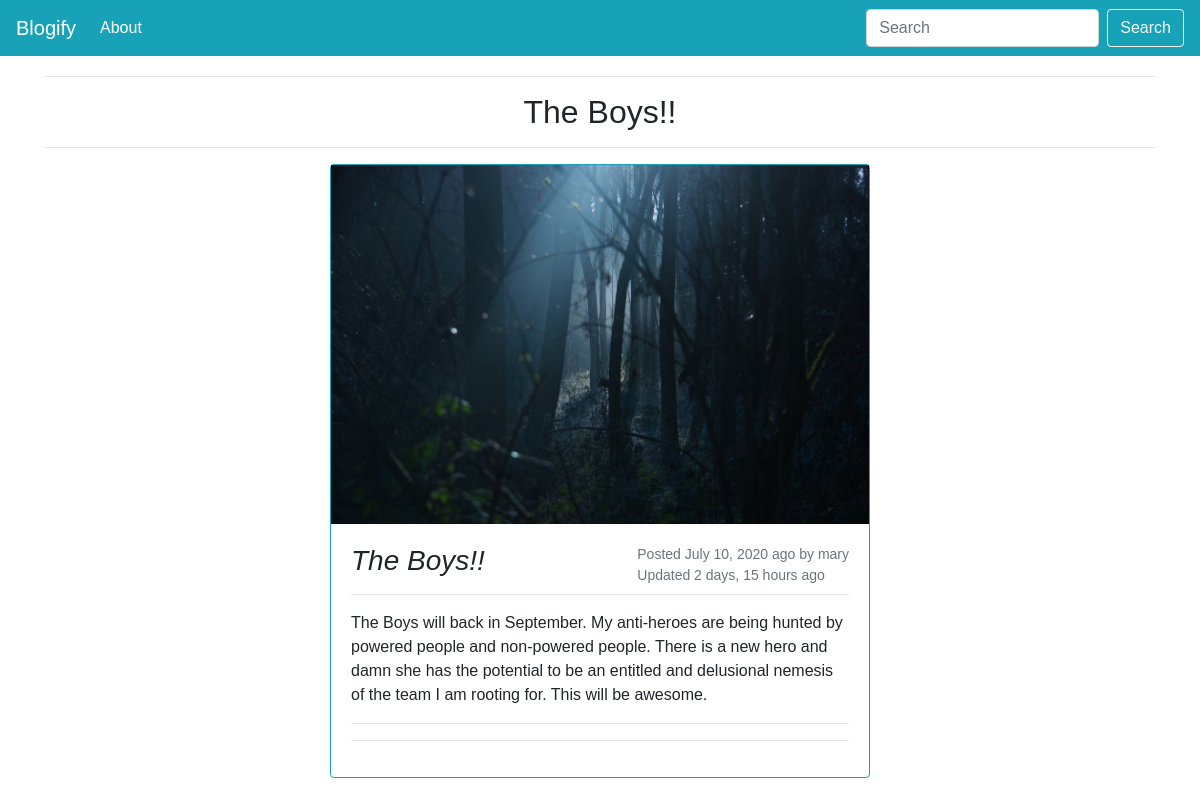
/the-boys/, run on an earlier commit of the app's database.
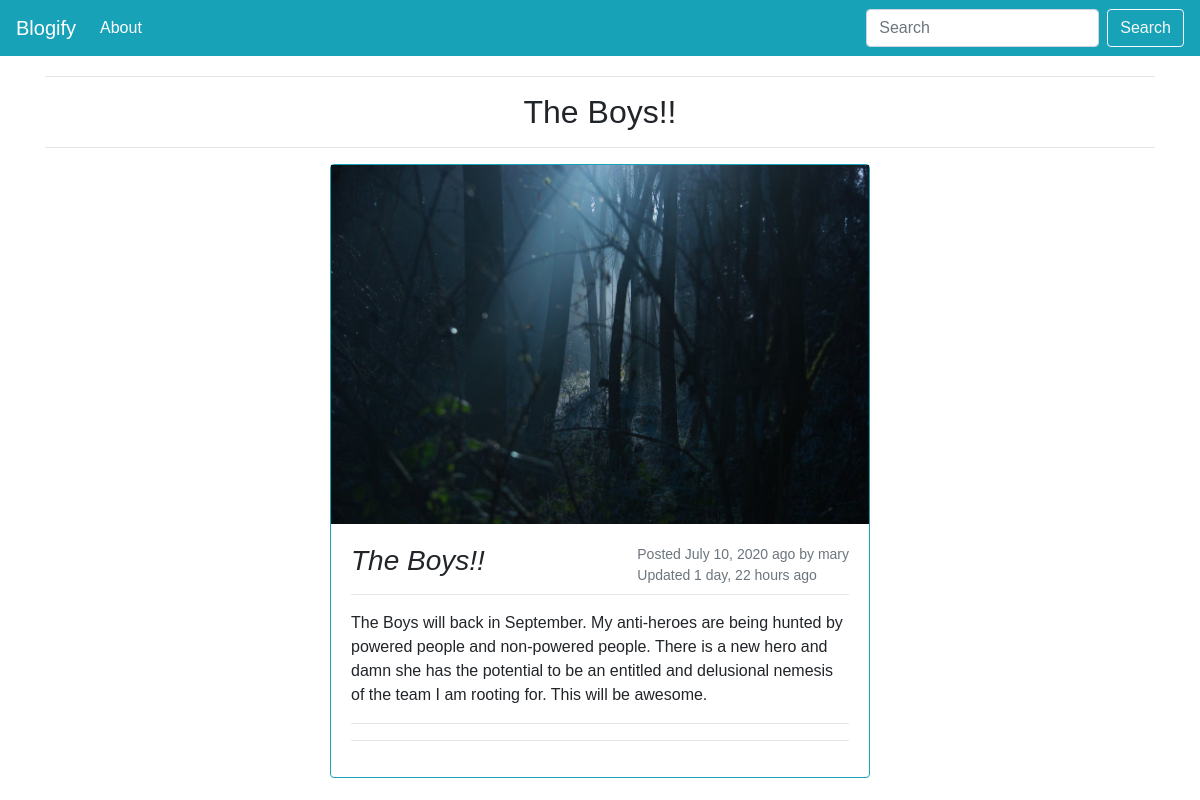
And on a later commit of the database.
### blog/models.py (models this page shows, shortened)
class Post(models.Model):
    user = models.ForeignKey(settings.AUTH_USER_MODEL,  on_delete=models.CASCADE, default=1)
    title = models.CharField(max_length=100)
    slug = models.SlugField(unique=True)
    content = models.TextField()
    time_stamp = models.DateTimeField(auto_now_add=True)
    updated = models.DateTimeField(auto_now=True)
    image = models.ImageField(blank=True, null=True, width_field="width_field", height_field="height_field", upload_to='images/')
    height_field = models.IntegerField(default=0)
    width_field = models.IntegerField(default=0)
    draft = models.BooleanField(default=False)
    publish = models.DateField(auto_now_add=False, auto_now=False)
    objects = PostManager()

### blog/views.py (the view)
# urls.py: path('<slug>/', views.post_detail, name='details'),
def post_detail(request, slug=None):
    post = get_object_or_404(Post, slug=slug)
    if post.draft:
        if not request.user.is_authenticated or not request.user.is_superuser:
            raise Http404
    elif post.publish>timezone.now().date():
        if not request.user.is_authenticated or not request.user.is_superuser:
            raise Http404
    string_share = quote_plus(post.content)
    context = {
        'post': post,
        'string_share': string_share,
    }
    return render(request, 'blog/detail.html', context)

### blog/templatetags/urlify.py (called while the page is built)
@register.filter(name='urlify')
@stringfilter
def urlify(value):
    return quote_plus(value)

### blog/templates/blog/detail.html (shortened to what this page needs)
{% extends 'blog/base.html' %}
{% load urlify %}
{% block content %}
<div class="container" style="margin-top: 20px;">
    <hr>
    <h2 class="text-center">{{post.title}}</h2>
    <hr>
    <div class="row">
        <div class="col-md-3"></div>
        <div class="col-md-6">
            <div class="card border-info mb-3">
                {% if post.image %}
                    <img src="{{post.image.url}}" class="img-fluid">
                {% endif %}
                <div class="card-body">
                    <small style="float: right;" class="text-muted">Posted {{post.publish}} ago by {{post.user}}</br>Updated {{post.updated|timesince}} ago</small>
                    <h3 style="font-style: italic;">{{post.title}}</h3>
                    <hr>
                    <p style="float: left;">{{post.content|linebreaks}}</p>
                    <hr>
                    <hr>
                </div>
            </div>
        </div>
        <div class="col-md-3"></div>
    </div>
</div>
{% endblock %}

What changed in the data, as far as the page shows it:
changed Post "The Boys!!": updated "2 days, 15 hours" → "1 day, 22 hours"
